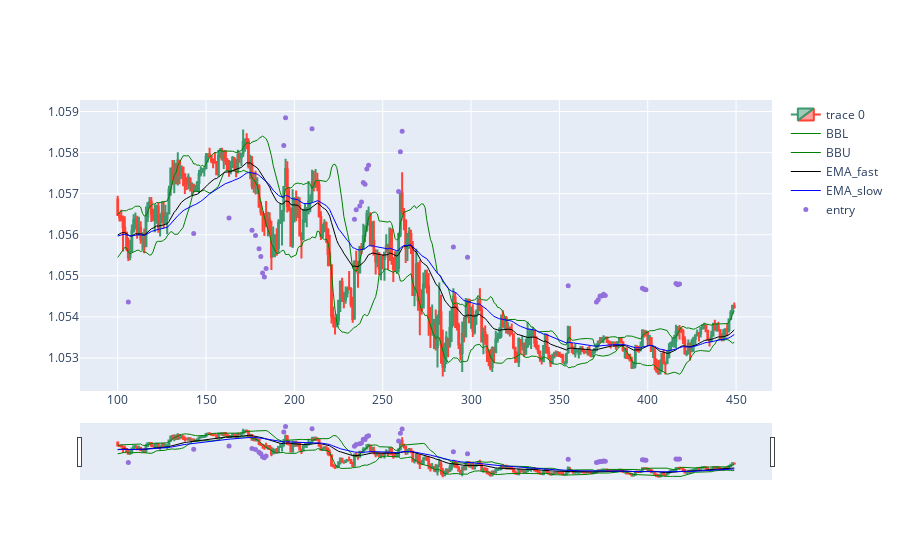

Notebook source saved alongside this figure:
### Code cell
import plotly.graph_objects as go
from plotly.subplots import make_subplots
from datetime import datetime
st=100
dfpl = df[st:st+350]
#dfpl.reset_index(inplace=True)
fig = go.Figure(data=[go.Candlestick(x=dfpl.index,
                open=dfpl['Open'],
                high=dfpl['High'],
                low=dfpl['Low'],
                close=dfpl['Close']),

                go.Scatter(x=dfpl.index, y=dfpl['BBL_15_1.5'], 
                           line=dict(color='green', width=1), 
                           name="BBL"),
                go.Scatter(x=dfpl.index, y=dfpl['BBU_15_1.5'], 
                           line=dict(color='green', width=1), 
                           name="BBU"),
                go.Scatter(x=dfpl.index, y=dfpl['EMA_fast'], 
                           line=dict(color='black', width=1), 
                           name="EMA_fast"),
                go.Scatter(x=dfpl.index, y=dfpl['EMA_slow'], 
                           line=dict(color='blue', width=1), 
                           name="EMA_slow")])

fig.add_scatter(x=dfpl.index, y=dfpl['pointpos'], mode="markers",
                marker=dict(size=5, color="MediumPurple"),
                name="entry")

fig.show()

### Figure 1 — Plotly figure (JSON) as saved in the notebook; plotly's stock layout.template omitted (floating-point values rounded to 4 significant figures; data arrays with more than 128 entries replaced by an {"elided": "..."} marker saying what was removed)
{"data": [{"close": {"elided": "350 float values"}, "high": {"elided": "350 float values"}, "low": {"elided": "350 float values"}, "open": {"elided": "350 float values"}, "type": "candlestick", "x": {"elided": "350 int values"}}, {"line": {"color": "green", "width": 1}, "name": "BBL", "type": "scatter", "x": {"elided": "350 int values"}, "y": {"elided": "350 float values"}}, {"line": {"color": "green", "width": 1}, "name": "BBU", "type": "scatter", "x": {"elided": "350 int values"}, "y": {"elided": "350 float values"}}, {"line": {"color": "black", "width": 1}, "name": "EMA_fast", "type": "scatter", "x": {"elided": "350 int values"}, "y": {"elided": "350 float values"}}, {"line": {"color": "blue", "width": 1}, "name": "EMA_slow", "type": "scatter", "x": {"elided": "350 int values"}, "y": {"elided": "350 float values"}}, {"marker": {"color": "MediumPurple", "size": 5}, "mode": "markers", "name": "entry", "type": "scatter", "x": {"elided": "350 int values"}, "y": {"elided": "350 float values"}}], "layout": {}}
